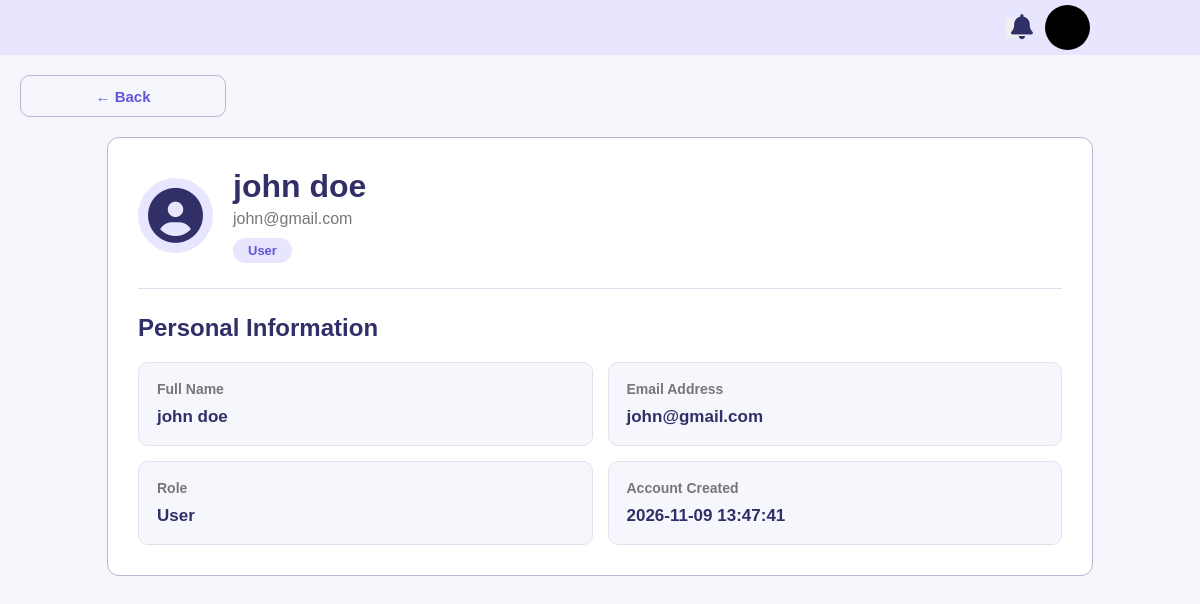
/admin/viewbyuser.php?id=9 (signed in), run on the app's committed database.
### tables this page shows
CREATE TABLE `user` (
  `UserID` int(11) NOT NULL,
  `fullname` varchar(55) NOT NULL,
  `email` varchar(100) NOT NULL,
  `password_hash` varchar(255) NOT NULL,
  `role` enum('User','Admin') NOT NULL DEFAULT 'User',
  `created_at` timestamp NOT NULL DEFAULT current_timestamp()
);

### app/Models/user.php (called while the page is built, shortened)
<?php
    class User{
        private $conn;
        public function __construct(){
            $database=new Database();
            $this->conn=$database->connection();
        }
        public function ViewUserById($userID){
            $sql="SELECT * FROM user WHERE UserID = ?";
            $stmt=$this->conn->prepare($sql);
            $stmt->execute(["$userID"]);
            $user=$stmt->fetch(PDO::FETCH_ASSOC);
            return $user;
        }
    }

### app/Database.php (called while the page is built, shortened)
<?php
    class Database{
        private $host="localhost";
        private $username="root";
        private $password="";
        private $dbname="lost_and_found";
        public function connection(){
            return new PDO("mysql:host=$this->host;dbname=$this->dbname",$this->username,$this->password,[
                PDO::ATTR_ERRMODE=>PDO::ERRMODE_EXCEPTION
            ]);
        }
    }
?>

### admin/viewbyuser.php (the view, shortened to what this page needs)
<?php
$userModel=new User();
if(isset($_GET["id"])){
    $userID = $_GET["id"];
try{
    $user = $userModel->ViewUserById($userID);
}catch(PDOException $e){
    echo $e->getMessage();
}
}
?>
<!DOCTYPE html>
<html lang="en">
<head>
    <link rel="stylesheet" href="../css/manage-item.css">
    <link rel="stylesheet" href="../css/student-dashboard.css">
    <link rel="stylesheet" href="../css/style.css">
    <link rel="stylesheet" href="../css/user.css">
    <link
    rel="stylesheet"
    href="https://cdnjs.cloudflare.com/ajax/libs/font-awesome/6.5.2/css/all.min.css"
>
</head>
<body>
    <div class="layout">
        <main class="dashboard-content">
            <div class="topbar1">
        <div class="topbar-action">
            <button type="button" class="notification">
                    <i class="fa-solid fa-bell"></i>
                    </button>
                <button type="button" class="circle-profile">
</button>
</div>
</div>
    <div class="view-item">
        <a href="manage-users.php" class="view">← Back</a>
</div>
        <div class ="info-user-layout">
            <div class="info-user-container">
                <div class="profile-header">
            <div class="profile-icon">
                <i class="fa-solid fa-circle-user"></i>
            </div>
            <div class="profile-heading">
                <h1><?= htmlspecialchars($user["fullname"]); ?></h1>
                <p><?= htmlspecialchars($user["email"]); ?></p>
                <span class="role-badge">
                    <?= htmlspecialchars($user["role"]); ?>
                </span>
            </div>
        </div>
        <hr>
         <h2 class="section-title">Personal Information</h2>
        <div class="user-information">
            <div class="info-box">
                <h4>Full Name</h4>
                <h3><?= htmlspecialchars($user["fullname"]); ?></h3>
            </div>
            <div class="info-box">
                <h4>Email Address</h4>
                <h3><?= htmlspecialchars($user["email"]); ?></h3>
            </div>
            <div class="info-box">
                <h4>Role</h4>
                <h3><?= htmlspecialchars($user["role"]); ?></h3>
            </div>
            <div class="info-box">
                <h4>Account Created</h4>
                <h3><?= htmlspecialchars($user["created_at"]); ?></h3>
            </div>
        </div>
        </div>
</main>
</div>
</body>
</html>

### css/manage-item.css (style rules this page uses)
.topbar1 { width: 100%; margin: 0; background-color: #E8E5FF; padding: 5px 10px; box-sizing: border-box; display: flex; justify-content: flex-end; align-items: center; }

### css/student-dashboard.css (style rules this page uses)
body { font-family: 'Poppins', sans-serif; margin: 0; }
.layout { display: flex; min-height: 100vh; align-items: stretch; }
.dashboard-content { flex: 1; min-width: 0; overflow-x: hidden; min-height: 100vh; box-sizing: border-box; background-color: #F6F7FD; }
.topbar-action { display: flex; align-items: center; gap: 20px; }
.notification { width: 20px; height: 20px; position: relative; display: flex; align-items: center; font-size: 25px; color: #302F68; margin-left: 0; cursor: pointer; background-color: none; border: none; }
.circle-profile { display: block; width: 45px; height: 45px; min-width: 45px; min-height: 45px; padding: 0; border: none; border-radius: 50%; background-color: black; box-sizing: border-box; flex-shrink: 0; cursor: pointer; margin-right: 100px; }
body { font-family: 'Poppins',sans-serif; }

### css/style.css (style rules this page uses)
html, body { margin: 0; min-height: 100%; }
body { min-height: 100vh; }
.layout { display: flex; min-height: 100vh; align-items: stretch; }
.view-item { width: 17%; height: 5%; margin-left: 20px; margin-top: 20px; display: flex; justify-content: center; align-items: center; border-radius: 10px; border: 1px solid #B9B5D0; cursor: pointer; }
.view { color: #6355D9; font-size: 15px; font-weight: bold; text-decoration: none; }

### css/user.css (style rules this page uses)
.info-user-layout { width: 100%; padding: 20px; box-sizing: border-box; }
.info-user-container { width: 85%; margin: 0 auto; padding: 30px; box-sizing: border-box; background-color: #FFFFFF; border: 1px solid #B9B5D0; border-radius: 12px; }
.profile-header { display: flex; align-items: center; gap: 20px; margin-bottom: 25px; }
.profile-icon { width: 75px; height: 75px; display: flex; justify-content: center; align-items: center; background-color: #E8E5FF; border-radius: 50%; flex-shrink: 0; }
.profile-icon i { font-size: 55px; color: #302F68; }
.profile-heading h1 { margin: 0 0 5px; color: #302F68; }
.profile-heading p { margin: 0 0 10px; color: #777; }
.role-badge { display: inline-block; padding: 5px 15px; background-color: #E8E5FF; color: #6355D9; border-radius: 20px; font-size: 13px; font-weight: bold; }
.info-user-container hr { border: none; border-top: 1px solid #E2E0EF; margin: 25px 0; }
.section-title { color: #302F68; margin-bottom: 20px; }
.user-information { display: grid; grid-template-columns: repeat(2, 1fr); gap: 15px; }
.info-box { padding: 18px; background-color: #F6F7FD; border-radius: 10px; border: 1px solid #E2E0EF; }
.info-box h4 { margin: 0 0 10px; color: #777; font-size: 14px; }
.info-box h3 { margin: 0; color: #302F68; font-size: 17px; overflow-wrap: anywhere; }

### data on the page
user: fullname "john doe", email "john@gmail.com", role "User", created_at "2026-11-09 13:47:41"
